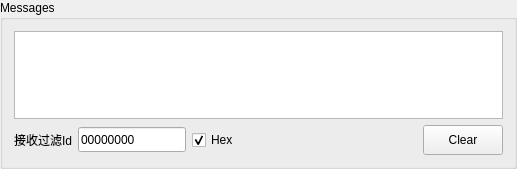
    <widget class="QGroupBox" name="groupBox_2">
     <property name="sizePolicy">
      <sizepolicy hsizetype="Preferred" vsizetype="Minimum">
       <horstretch>0</horstretch>
       <verstretch>0</verstretch>
      </sizepolicy>
     </property>
     <property name="maximumSize">
      <size>
       <width>16777215</width>
       <height>169</height>
      </size>
     </property>
     <property name="title">
      <string>Messages</string>
     </property>
     <layout class="QVBoxLayout" name="verticalLayout_2">
      <item>
       <widget class="QTextBrowser" name="textBrowser"/>
      </item>
      <item>
       <layout class="QHBoxLayout" name="horizontalLayout_10">
        <item>
         <widget class="QLabel" name="label_3">
          <property name="text">
           <string>接收过滤Id</string>
          </property>
         </widget>
        </item>
        <item>
         <widget class="QLineEdit" name="idEdit_recive">
          <property name="minimumSize">
           <size>
            <width>70</width>
            <height>25</height>
           </size>
          </property>
          <property name="maximumSize">
           <size>
            <width>16777215</width>
            <height>25</height>
           </size>
          </property>
          <property name="text">
           <string>00000000</string>
          </property>
          <property name="maxLength">
           <number>8</number>
          </property>
         </widget>
        </item>
        <item>
         <widget class="QCheckBox" name="Hex_recieve">
          <property name="sizePolicy">
           <sizepolicy hsizetype="Minimum" vsizetype="Minimum">
            <horstretch>0</horstretch>
            <verstretch>0</verstretch>
           </sizepolicy>
          </property>
          <property name="maximumSize">
           <size>
            <width>16777215</width>
            <height>20</height>
           </size>
          </property>
          <property name="text">
           <string>Hex</string>
          </property>
          <property name="checked">
           <bool>true</bool>
          </property>
         </widget>
        </item>
        <item>
         <spacer name="horizontalSpacer_8">
          <property name="orientation">
           <enum>Qt::Horizontal</enum>
          </property>
          <property name="sizeHint" stdset="0">
           <size>
            <width>178</width>
            <height>20</height>
           </size>
          </property>
         </spacer>
        </item>
        <item>
         <widget class="QPushButton" name="pushButton_ClearAll">
          <property name="sizePolicy">
           <sizepolicy hsizetype="Minimum" vsizetype="Fixed">
            <horstretch>0</horstretch>
            <verstretch>0</verstretch>
           </sizepolicy>
          </property>
          <property name="minimumSize">
           <size>
            <width>75</width>
            <height>30</height>
           </size>
          </property>
          <property name="maximumSize">
           <size>
            <width>16777215</width>
            <height>30</height>
           </size>
          </property>
          <property name="text">
           <string>Clear</string>
          </property>
         </widget>
        </item>
       </layout>
      </item>
     </layout>
    </widget>
